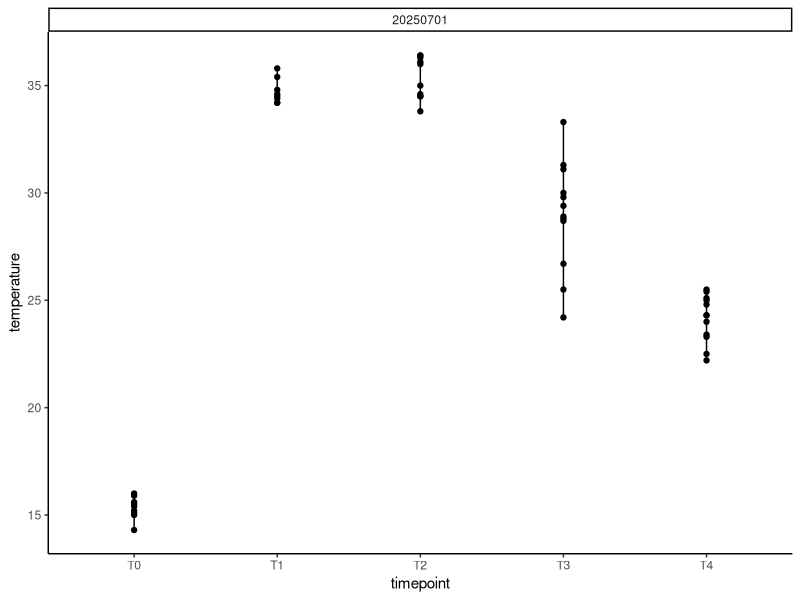

This figure's R source:
## ---- chunk 1
knitr::opts_chunk$set(echo = TRUE, warning = FALSE, message = FALSE)
## ---- chunk 2
library(MASS) 
library(tidyverse)
library(ggplot2)
library(readxl)
library(cowplot)
library(lme4)
library(lmerTest)
library(car)
library(effects)
library(emmeans)
library(tools)
## ---- chunk 3
temps<-read_excel(path="data/temperature.xlsx")
## ---- chunk 4
temps%>%
  ggplot(aes(x=timepoint, y=temperature))+
  facet_wrap(~date)+
  geom_point()+
  geom_line()+
  theme_classic()
